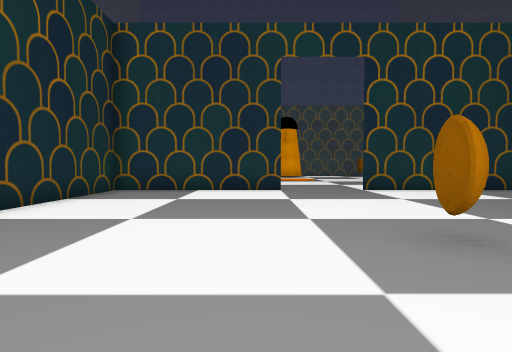
View 1 (above)

18 first-person views from a walk through a 3-D level made in the Unity game engine. The camera is 1.5 m above the floor, tilts 2° down and sees 80° across. The floor is counted in squares, 2 m on a side. Each view is taken from the middle of a square. On the plan, view 1 faces up. The plan holds only what a view shows up to about 10 squares ahead; the rest is blank. The place goes on beyond the plan. The player character is not drawn. Some animated figures are left out. Some surface patterns are stand-ins.

View 2
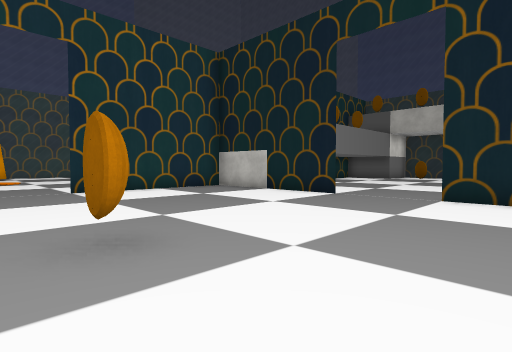

View 3
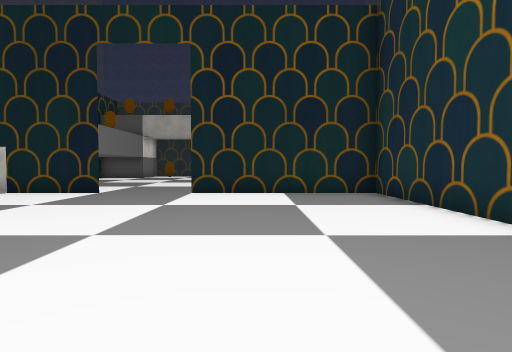

View 4
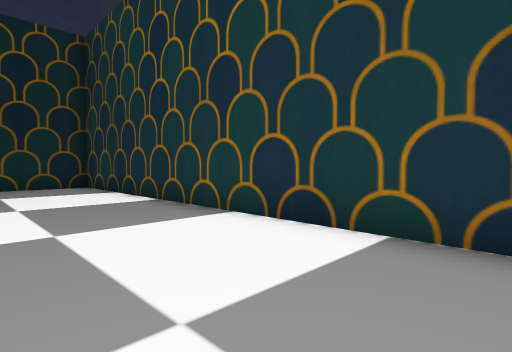

View 5
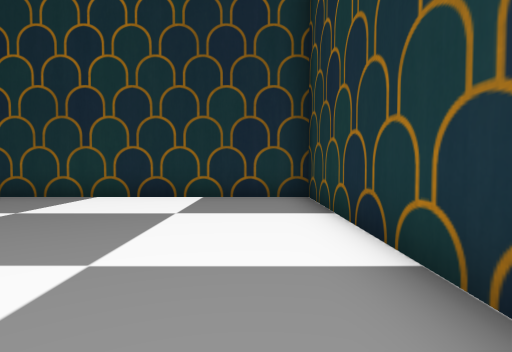

View 6
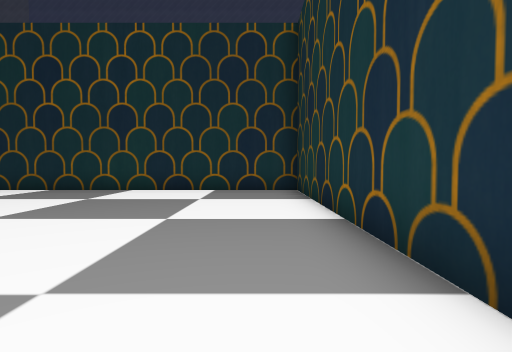

View 7
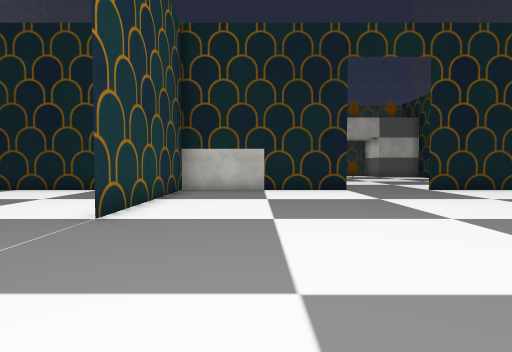

View 8
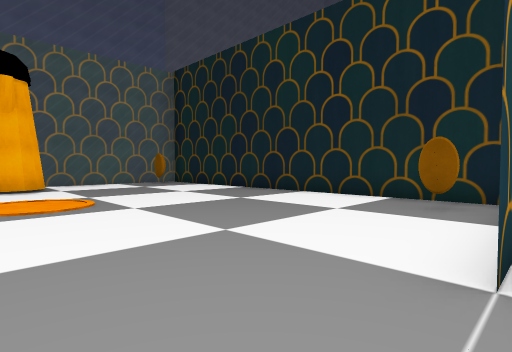

View 9
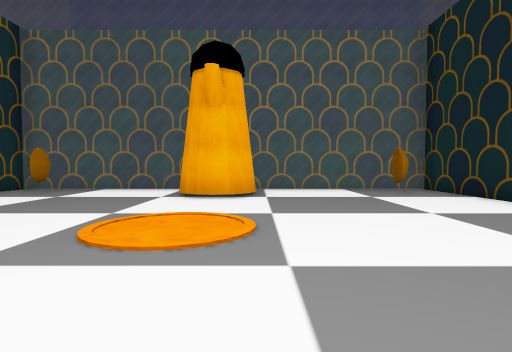

View 10
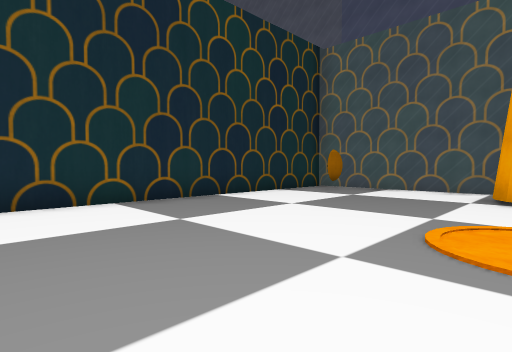

View 11
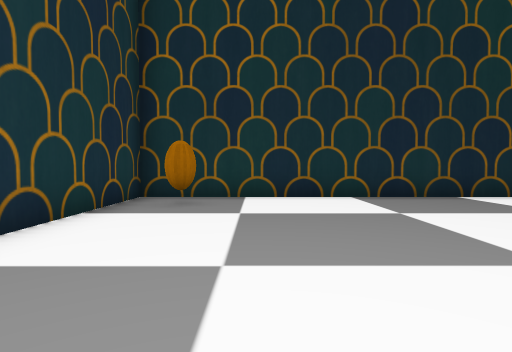

View 12
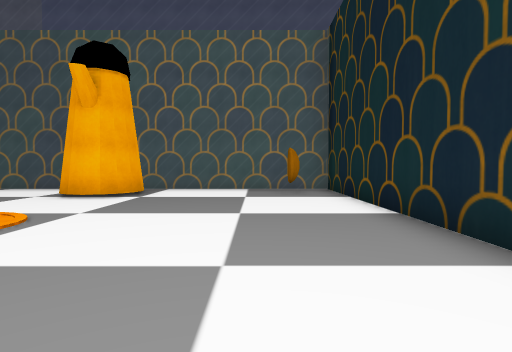

View 13
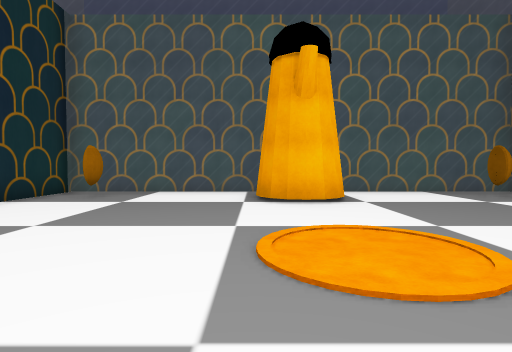

View 14
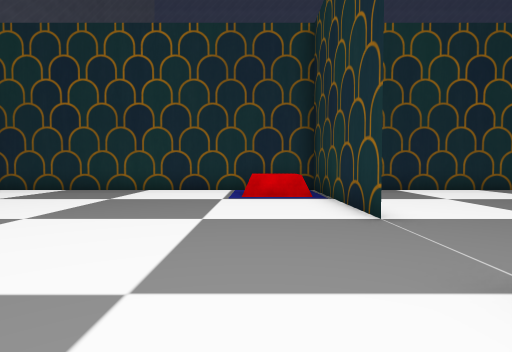

View 15
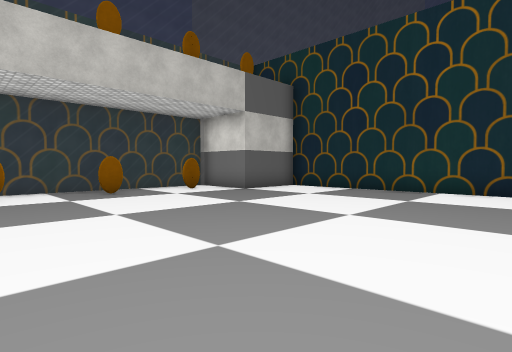

View 16
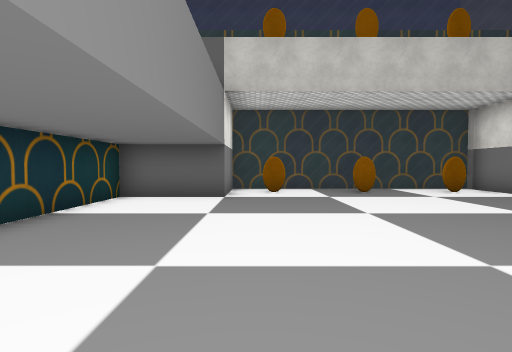

View 17
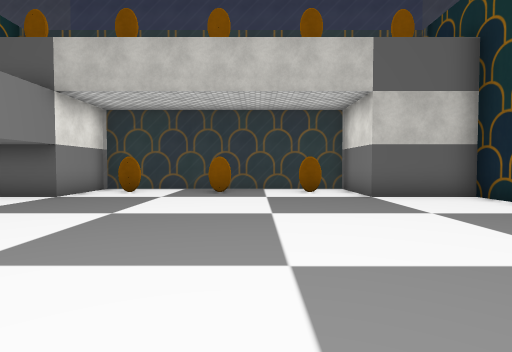

View 18
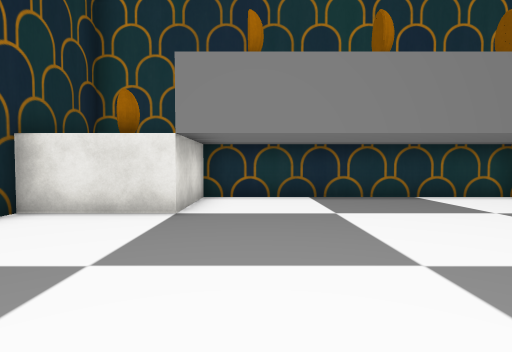

### Floor plan
Key: @ floor where view 1 was taken; # wall or solid block; . floor; = window, fence, low wall or low ledge; O other object.
Columns run from 5 left of view 1 to 21 right of it. Each row starts with its distance up from view 1.
 22 #=#====#====#=#
 21 =.=....O....=.=
 20 #.....O.O.....#
 19 #......O......#
 18 #.............#
 17 #.............#
 16 #.............#
 15 #.............#
 14 #.............#
 13 #.............#
 12 #.............#
 11 #.#.........#.#
 10 #.............###########
  9 ######...#######........#
  8 #.............##........#
  7 #............###........###
  6 #............#............=
  5 #............#............=
  4 #.........................=
  3 #......#................#.=
  2 #.........................=
  1 #............#..........#.=
  0 #....@.......#............=
 -1 #............#..........###
 -2 #............#OO........#
 -3 #............#  ........#
 -4 #########################

Positions as (right, up) in squares from view 1, and headings:
1: (0, 0), facing up
2: (1, 0), facing up-right
3: (0, 0), facing right
4: (-3, 0), facing down-right
5: (-3, 4), facing down
6: (-3, 6), facing down
7: (-1, 7), facing right
8: (1, 9), facing up-right
9: (3, 12), facing up
10: (2, 12), facing up-left
11: (3, 12), facing left
12: (6, 12), facing up
13: (1, 13), facing up
14: (10, 6), facing down
15: (11, 6), facing down-right
16: (11, 6), facing right
17: (11, 2), facing right
18: (12, 2), facing up
